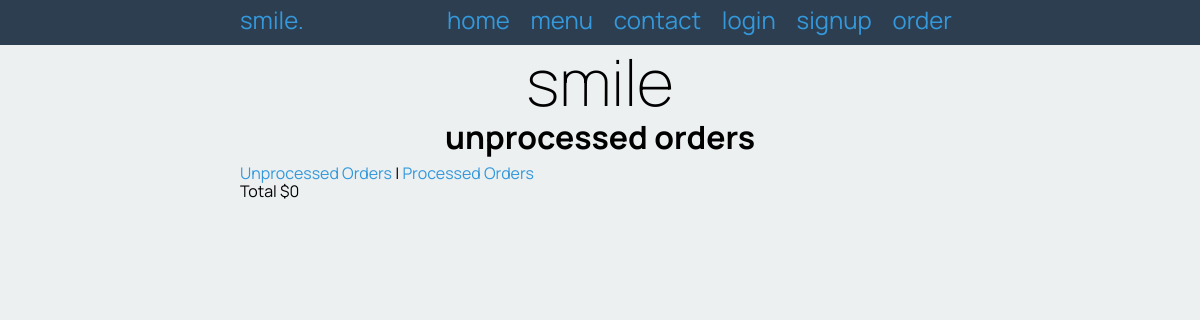
The app's page /process_orders/1, older data.
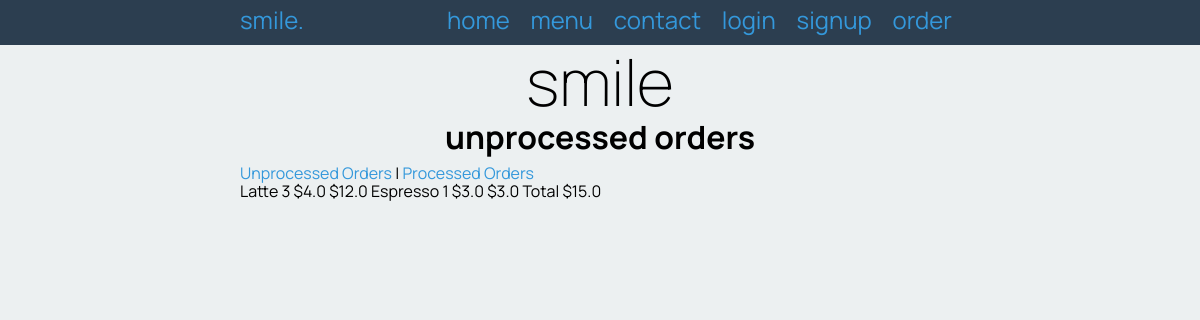
The same page, newer data.
### tables this page shows
CREATE TABLE "order_contents"
(
    id         integer
        primary key autoincrement,
    order_id   integer,
    product_id integer,
    quantity   integer
);

CREATE TABLE "products"
(
    id          integer
        primary key autoincrement,
    name        varchar(30),
    description varchar(300),
    volume      char(6),
    image       varchar(30),
    price       float
, cat_id integer);

### app.py (the view)
@app.route('/process_orders/<processed>')
def process_orders(processed):
    label = "processed"
    if processed == "1":
        label = "un" + label
    print(label)
    processed = int(processed)
    all_orders = get_list("SELECT orders.id, orders.name, timestamp, products.name, quantity, price FROM orders "
                          "INNER JOIN order_contents ON orders.id = order_contents.order_id "
                          "INNER JOIN products on order_contents.product_id = products.id "
                          "WHERE processed = ?", (processed, ))
    print(all_orders)
    return render_template("orders.html", logged_in=is_logged_in(), orders=all_orders, label=label)

### app.py (called while the page is built)
def create_connection(db_file):
    try:
        connection = sqlite3.connect(db_file)
        return connection
    except Error as e:
        print(e)
    return None

def get_list(query, execute):
    con = create_connection(DATABASE)
    cur = con.cursor()
    cur.execute(query, execute)
    category_list = cur.fetchall()
    con.close()
    return category_list

def is_logged_in():
    if session.get("email") is None:
        print("not logged in")
        return False
    else:
        print(session.get("email"))
        print("logged in")
        return True

### templates/orders.html (shortened to what this page needs)
{% extends 'base.html' %}
{% block pageheading %}
{{ label }} orders
{% endblock %}
{% block main %}
    <p><a href="/process_orders/1">Unprocessed Orders</a> | <a href="/process_orders/0">Processed Orders</a></p>
    {% set control = namespace(last_id=-1) %}
    {% set control = namespace(total=0) %}
    {% for order in orders %}
        <tr>
            <td>{{ order[3] }}</td>
            <td class="number">{{ order[4] }}</td>
            <td class="number">${{ order[5] }}</td>
            <td class="number">${{ order[4] * order[5] }}</td>{% set control.total = order[4] * order[5] + control.total %}
        </tr>
{% endfor %}
        <tr>
            <th colspan="4" class="number">Total ${{ control.total }}</th>
        </tr>
{% endblock %}

### templates/base.html (shortened to what this page needs)
<!DOCTYPE html>
<html>
<head>
    <link rel="stylesheet" href="https://cdnjs.cloudflare.com/ajax/libs/normalize/8.0.1/normalize.css"/>
    <link href="{{ url_for('static', filename='smile.css') }}" rel="stylesheet">
</head>
<body>
<nav>
    <div class="container">
        <div class="navbar-brand">smile.</div>
        <div class="navbar-links">
            <a href="/">home</a>
            <a href="/menu/1">menu</a>
            <a href="/contact">contact</a>
            {% if logged_in %}
                <a href="/logout">logout</a>
                <a href="/admin">admin</a>
            {% else %}
                <a href="/login">login</a>
                <a href="/signup">signup</a>
            {% endif %}
            {% if ordering %}
                <a href="/cart">cart</a>
            {% else %}
                <a href="/menu/1?order=start">order</a>
            {% endif %}
        </div>
    </div>
</nav>
<div class="container">
    <header>
        <h1>smile</h1>
        <h2>{% block pageheading %}{% endblock %}</h2>
    </header>
    <main>
        {% block main %}
        {% endblock %}
    </main>
</div>
</body>
</html>

### static/smile.css (style rules this page uses)
* { font-family: 'Manrope', sans-serif; padding: 0; margin: 0; box-sizing: border-box; }
body { background-color: rgba(236, 240, 241, 1.0); }
.container { width: 60vw; margin: auto; }
.container::after { content: ""; clear: both; display: table; }
h1 { text-align: center; font-weight: 200; font-size: 4rem; margin: 0; }
h2 { font-size: 2rem; text-align: center; margin: 0 0 0.5rem 0; }
nav { background-color: rgba(44, 62, 80, 1.0); text-align: center; font-size: 1.5rem; padding-top: 0.4rem; padding-bottom: 0.7rem; color: rgba(52, 152, 219, 1.0); }
.navbar-brand { display: inline; float: left; }
.navbar-links { display: inline; float: right; }
nav a { padding: 0 0.5rem; font-size: 1.5rem; }
a, a:visited { color: rgba(52, 152, 219, 1.0); text-decoration: none; }

Row changes from the older to the newer data that the page shows:
added order_contents: name "Latte", quantity "3", price "4.0", order[4]*order[5] "12.0"
added order_contents: name "Espresso", quantity "1", price "3.0", order[4]*order[5] "3.0"
Text that changed along with them:
{{ control.total }}: "0" → "15.0"
